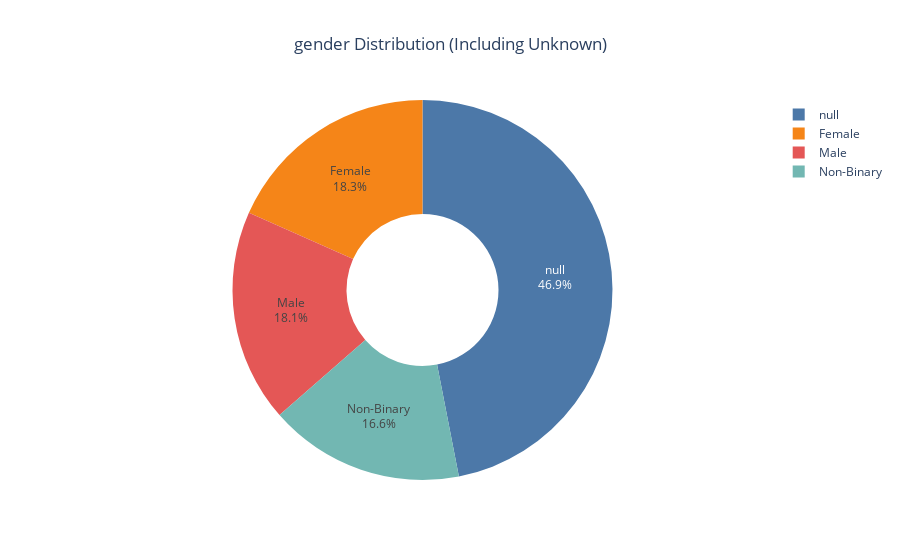
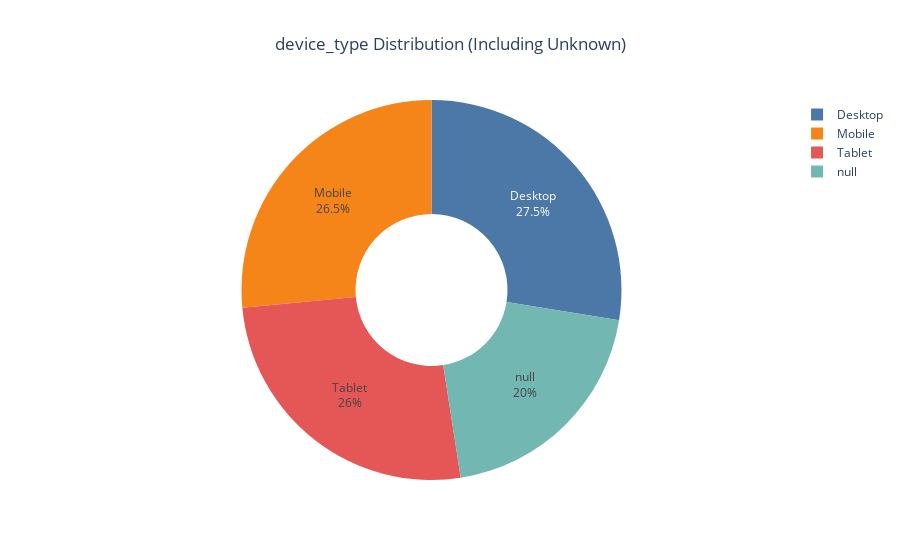
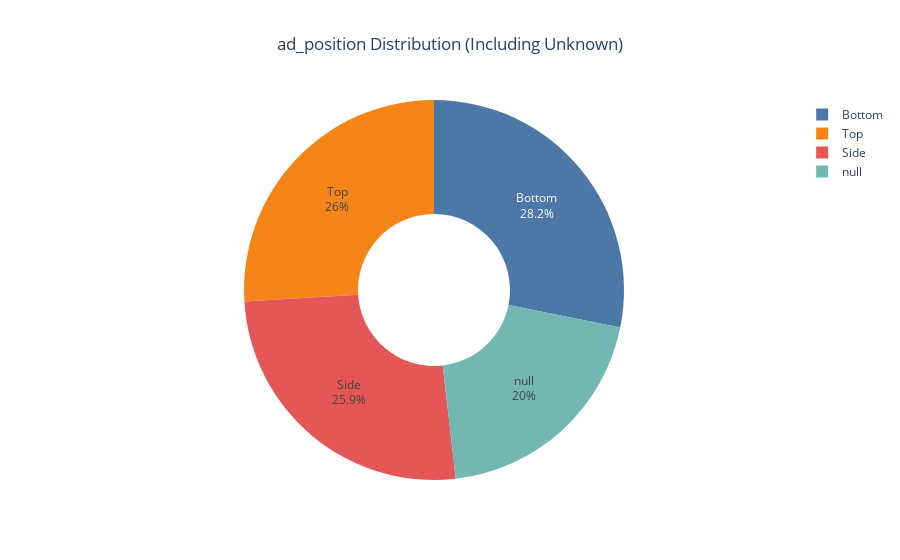
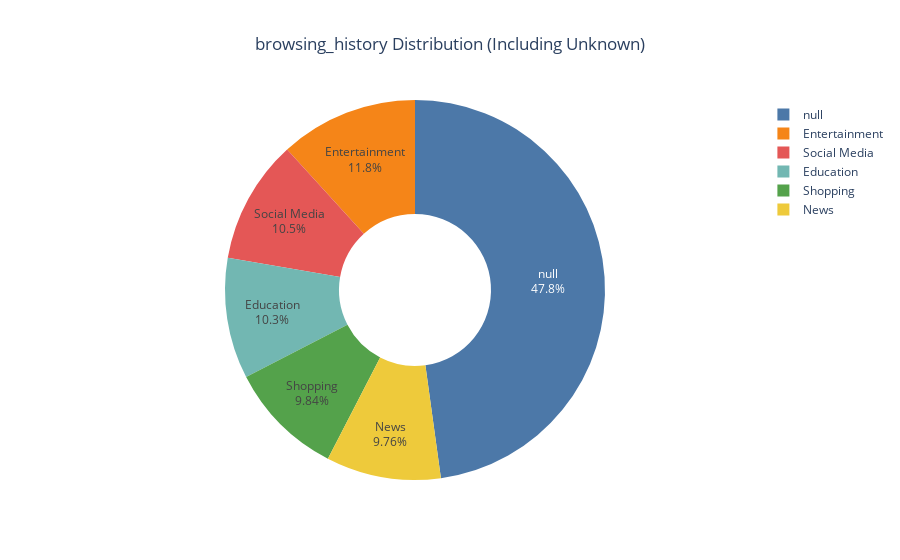

These figures' notebook cell, in order:
### Code cell
import plotly.express as px
def plot_pie_chart(df, column_name):
    value_counts = df[column_name].value_counts(dropna=False)
    value_counts = value_counts.reset_index()
    value_counts.columns = [column_name, 'count']

    fig = px.pie(value_counts, names=column_name, values="count",
                 title = f'{column_name} Distribution (Including Unknown)' ,
                 color_discrete_sequence=px.colors.qualitative.T10,
                 hole=0.4)

    fig.update_traces(textinfo='percent+label')
    fig.update_layout(title_x=0.5)
    fig.show()

categorical_columns = df.select_dtypes(include = ['object']).columns
categorical_columns = categorical_columns.drop('full_name', errors = 'ignore')
for col in categorical_columns:
    plot_pie_chart(df,col)

### Figure 1 — Plotly figure (JSON) as saved in the notebook; plotly's stock layout.template omitted (floating-point values rounded to 4 significant figures)
{"data": [{"domain": {"x": [0, 1], "y": [0, 1]}, "hole": 0.4, "hovertemplate": "gender=%{label}<br>count=%{value}<extra></extra>", "labels": [null, "Female", "Male", "Non-Binary"], "legendgroup": "", "name": "", "showlegend": true, "textinfo": "percent+label", "type": "pie", "values": [4693, 1834, 1810, 1663]}], "layout": {"legend": {"tracegroupgap": 0}, "piecolorway": ["#4C78A8", "#F58518", "#E45756", "#72B7B2", "#54A24B", "#EECA3B", "#B279A2", "#FF9DA6", "#9D755D", "#BAB0AC"], "title": {"text": "gender Distribution (Including Unknown)", "x": 0.5}}}

### Figure 2 — Plotly figure (JSON) as saved in the notebook; plotly's stock layout.template omitted (floating-point values rounded to 4 significant figures)
{"data": [{"domain": {"x": [0, 1], "y": [0, 1]}, "hole": 0.4, "hovertemplate": "device_type=%{label}<br>count=%{value}<extra></extra>", "labels": ["Desktop", "Mobile", "Tablet", null], "legendgroup": "", "name": "", "showlegend": true, "textinfo": "percent+label", "type": "pie", "values": [2754, 2649, 2597, 2000]}], "layout": {"legend": {"tracegroupgap": 0}, "piecolorway": ["#4C78A8", "#F58518", "#E45756", "#72B7B2", "#54A24B", "#EECA3B", "#B279A2", "#FF9DA6", "#9D755D", "#BAB0AC"], "title": {"text": "device_type Distribution (Including Unknown)", "x": 0.5}}}

### Figure 3 — Plotly figure (JSON) as saved in the notebook; plotly's stock layout.template omitted (floating-point values rounded to 4 significant figures)
{"data": [{"domain": {"x": [0, 1], "y": [0, 1]}, "hole": 0.4, "hovertemplate": "ad_position=%{label}<br>count=%{value}<extra></extra>", "labels": ["Bottom", "Top", "Side", null], "legendgroup": "", "name": "", "showlegend": true, "textinfo": "percent+label", "type": "pie", "values": [2817, 2597, 2586, 2000]}], "layout": {"legend": {"tracegroupgap": 0}, "piecolorway": ["#4C78A8", "#F58518", "#E45756", "#72B7B2", "#54A24B", "#EECA3B", "#B279A2", "#FF9DA6", "#9D755D", "#BAB0AC"], "title": {"text": "ad_position Distribution (Including Unknown)", "x": 0.5}}}

### Figure 4 — Plotly figure (JSON) as saved in the notebook; plotly's stock layout.template omitted (floating-point values rounded to 4 significant figures)
{"data": [{"domain": {"x": [0, 1], "y": [0, 1]}, "hole": 0.4, "hovertemplate": "browsing_history=%{label}<br>count=%{value}<extra></extra>", "labels": [null, "Entertainment", "Social Media", "Education", "Shopping", "News"], "legendgroup": "", "name": "", "showlegend": true, "textinfo": "percent+label", "type": "pie", "values": [4782, 1175, 1054, 1029, 984, 976]}], "layout": {"legend": {"tracegroupgap": 0}, "piecolorway": ["#4C78A8", "#F58518", "#E45756", "#72B7B2", "#54A24B", "#EECA3B", "#B279A2", "#FF9DA6", "#9D755D", "#BAB0AC"], "title": {"text": "browsing_history Distribution (Including Unknown)", "x": 0.5}}}
